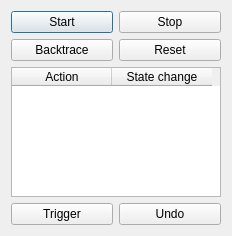
<?xml version="1.0" encoding="UTF-8"?>
<ui version="4.0">
 <class>SimDialog</class>
 <widget class="QDialog" name="SimDialog">
  <property name="geometry">
   <rect>
    <x>0</x>
    <y>0</y>
    <width>232</width>
    <height>236</height>
   </rect>
  </property>
  <property name="windowTitle">
   <string>Simulation</string>
  </property>
  <layout class="QHBoxLayout" name="horizontalLayout_2">
   <item>
    <layout class="QVBoxLayout" name="verticalLayout">
     <item>
      <layout class="QGridLayout" name="gridLayout">
       <item row="0" column="0">
        <widget class="QPushButton" name="start">
         <property name="text">
          <string>Start</string>
         </property>
        </widget>
       </item>
       <item row="0" column="1">
        <widget class="QPushButton" name="stop">
         <property name="text">
          <string>Stop</string>
         </property>
        </widget>
       </item>
       <item row="1" column="0">
        <widget class="QPushButton" name="backtrace">
         <property name="text">
          <string>Backtrace</string>
         </property>
        </widget>
       </item>
       <item row="1" column="1">
        <widget class="QPushButton" name="reset">
         <property name="text">
          <string>Reset</string>
         </property>
        </widget>
       </item>
      </layout>
     </item>
     <item>
      <widget class="QTableWidget" name="transitionTable">
       <column>
        <property name="text">
         <string>Action</string>
        </property>
       </column>
       <column>
        <property name="text">
         <string>State change</string>
        </property>
       </column>
      </widget>
     </item>
     <item>
      <layout class="QHBoxLayout" name="horizontalLayout">
       <item>
        <widget class="QPushButton" name="trigger">
         <property name="text">
          <string>Trigger</string>
         </property>
        </widget>
       </item>
       <item>
        <widget class="QPushButton" name="undo">
         <property name="text">
          <string>Undo</string>
         </property>
        </widget>
       </item>
      </layout>
     </item>
    </layout>
   </item>
  </layout>
 </widget>
 <resources/>
 <connections/>
</ui>
